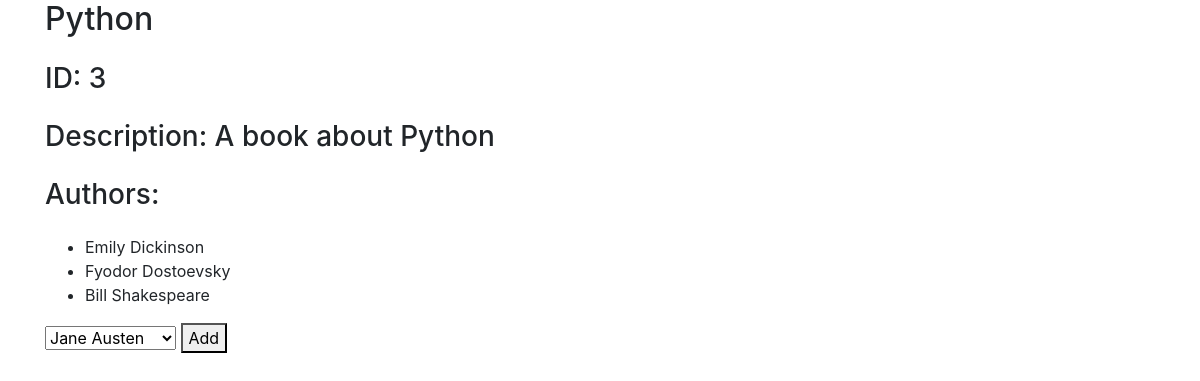
Page /books/3 on the committed database.
### book_authors_app/models.py (models this page shows)
class Book(models.Model):
    title = models.CharField(max_length=255)
    desc = models.TextField()
    created_at = models.DateTimeField(auto_now_add=True)
    updated_at = models.DateTimeField(auto_now=True)

class Author(models.Model):
    first_name = models.CharField(max_length=45)
    last_name = models.CharField(max_length=45)
    notes = models.TextField()
    books = models.ManyToManyField(Book, related_name='author')
    created_at = models.DateTimeField(auto_now_add=True)
    updated_at = models.DateTimeField(auto_now=True)

### book_authors_app/views.py (the view)
# urls.py: path('books/<int:booksID>', views.index_books),
def index_books(request, booksID):
    if request.method == 'POST':
        author_id = Author.objects.get(id=request.POST['author_id'])
        Book.objects.get(id=booksID).author.add(author_id)
    context = {
        'book_info': Book.objects.get(id=booksID),
        'authors_name': Author.objects.all()
    }
    return render(request, 'books.html', context)

### book_authors_app/templates/books.html (shortened to what this page needs)
<!DOCTYPE html>
<html lang="en">
<head>
    <link rel="stylesheet" href="https://stackpath.bootstrapcdn.com/bootstrap/4.4.1/css/bootstrap.min.css">
</head>
<body>
    <div class="container">
        <div class="row">
            <div class="col-12">
                <div class="row form-group">
                    <h2 class="col-sm-4">{{book_info.title}}</h2>
                </div>
                <div class="row form-group">
                    <h3 class="col-sm-4">ID: {{book_info.id}}</h3>
                </div>
                <div class="row form-group">
                    <h3 class="col-sm-10">Description: {{book_info.desc}}</h3>
                </div>
                <div class="row form-group">
                    <h3 class="col-sm-4">Authors:</h3>
                </div>
                <ul>
                    {% for authors in book_info.author.all %}
                    <li>{{authors.first_name}} {{authors.last_name}}</li>
                    {% endfor %}
                </ul>
                <form action="{{book_info.id}}" method="POST">
                    <select name="author_id">
                        {% for authors in authors_name%}
                            {% if book_info not in authors.books.all %}
                        <option value="{{authors.id}}">{{authors.first_name}} {{authors.last_name}}</option>
                            {% endif %}
                        {% endfor %}
                    </select>
                    <button type="submit">Add</button>
                </form>
            </div>
        </div>
    </div>
</body>
</html>

### rows in the picture
Book: title "Python", id "3", desc "A book about Python"
Author: first_name "Emily", last_name "Dickinson"
Author: first_name "Fyodor", last_name "Dostoevsky"
Author: first_name "Bill", last_name "Shakespeare"

### other values in the picture
form field author_id "Jane Austen"
